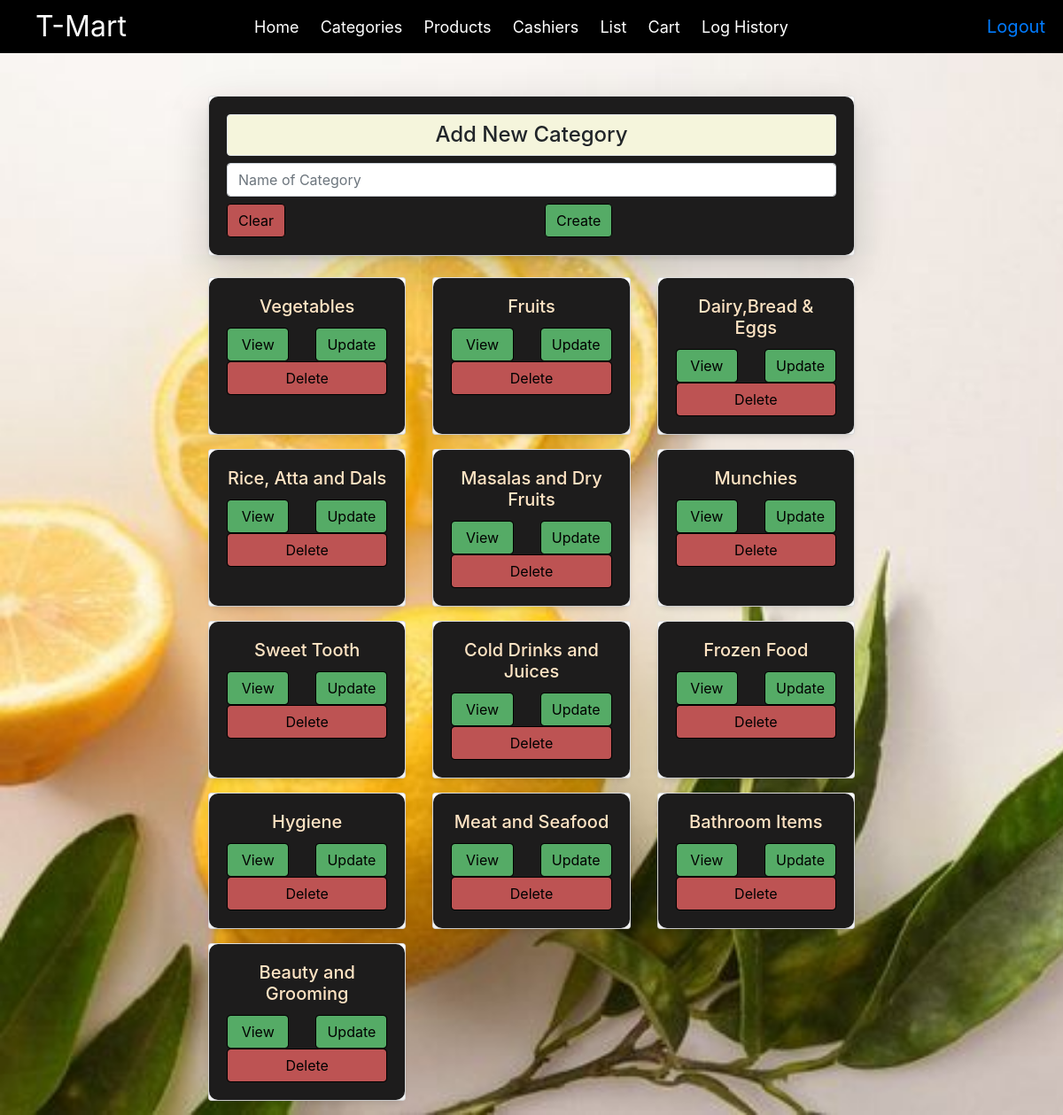
The page /ctg/ on the database its author committed.
### InventoryApp/models.py (models this page shows)
class Category(models.Model):
    name=models.CharField(max_length=30,unique=True)

### InventoryApp/views.py (the view)
# urls.py: path('ctg/',views.category,name='ct'),
def category(request):
    if request.method == "POST":
        name1=request.POST.get('Text')
        a=Category.objects.create(name=name1)
    a=Category.objects.all()[1:]
    print(a)
    return render(request, 'category.html',{'Category':a})

### InventoryApp/templates/category.html (shortened to what this page needs)
{% load static %}
<!DOCTYPE html>
<html lang="en">
<head>
    <link rel="stylesheet" type="text/css" href="{% static 'css/bootstrap.min.css' %}">
</head>
<body>
  <div class="top-bar">
    <div class="brand">T-Mart</div>
    <nav>
      <ul>
        <li><a href="{% url 'mn' %}"> Home</a></li>
        <li><a href="{% url 'ct' %}">Categories</a></li>
        <li><a href="{% url 'pd' %}">Products</a></li>
        <li><a href="{% url 'rgr' %}"> Cashiers</a></li>
        <li><a href="{% url 'list' %}"> List</a></li>
        <li><a href="{% url 'cart' %}"> Cart</a></li>
        <li><a href="{% url 'hist' %}"> Log History</a></li>
      </ul>
    </nav>
    <div class="lo"><a href="{% url 'ln' %}"> Logout</a></div>
  </div>
  <br>
    <div class="container mt-4">
        <div class="row">
            <div class="col-md-8 offset-md-2">
                <div class="card shadow-lg mb-4">
                    <div class="card-body">
                        <h4 id="ww" class="text-center text-black p-2 border rounded">Add New Category</h4>
                        <form method="post">
                            <input type="text" name="Text" placeholder="Name of Category" class="form-control my-2">
                            <div class="row">
                                <div class="col">
                                    <input type="reset" value="Clear" class="btn btn-outline-danger">
                                </div>
                                <div class="col">
                                    <input type="submit" value="Create" class="btn btn-outline-success">
                                </div>
                            </div>
                        </form>
                    </div>
                </div>
                <div class="row">
                    {% for category in Category %}
                    <div class="col-md-4 mb-3">
                        <div class="card h-100">
                            <div class="card-body">
                                <h5 class="card-title text-center">{{ category.name }}</h5>
                                <div class="row">
                                    <div class="col">
                                      <a href="{% url 'viewcat' category.id %}" class="btn btn-outline-success form-control">View</a>
                                    </div>
                                    <div class="col">
                                        <a href="{% url 'cted' category.id %}" class="btn btn-outline-primary form-control">Update</a>
                                    </div>
                                    <div class="col">
                                        <a href="{% url 'ctdlt' category.id %}" class="btn btn-outline-danger form-control">Delete</a>
                                    </div>
                                </div>
                            </div>
                        </div>
                    </div>
                    {% empty %}
                    <div class="col">
                        <p>No categories available.</p>
                    </div>
                    {% endfor %}
                </div>
            </div>
        </div>
    </div>
</body>
</html>

### rows shown on the page
Category: name "Vegetables"
Category: name "Fruits"
Category: name "Dairy,Bread & Eggs"
Category: name "Rice, Atta and Dals"
Category: name "Masalas and Dry Fruits"
Category: name "Munchies"
Category: name "Sweet Tooth"
Category: name "Cold Drinks and Juices"
Category: name "Frozen Food"
Category: name "Hygiene"
Category: name "Meat and Seafood"
Category: name "Bathroom Items"
Category: name "Beauty and Grooming"
